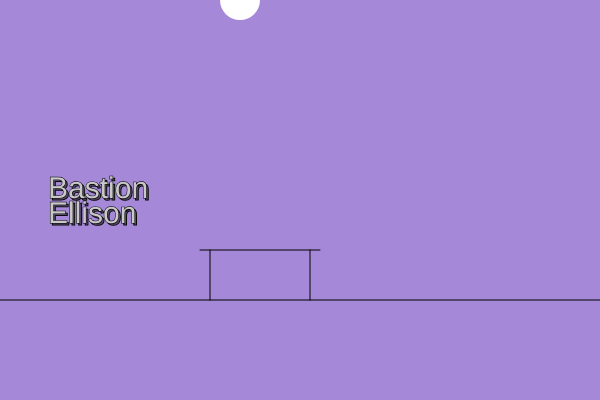
Frame 1 (no input)
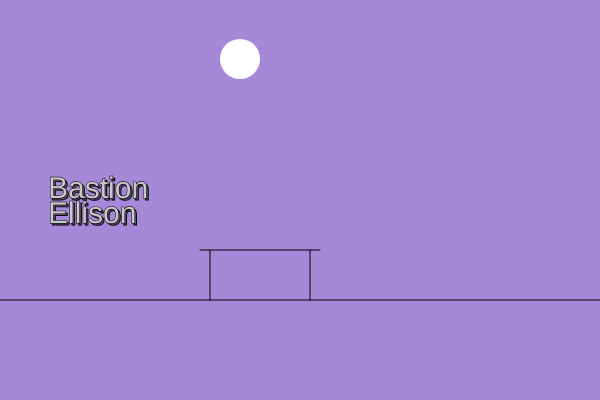
Frame 60 (no input)
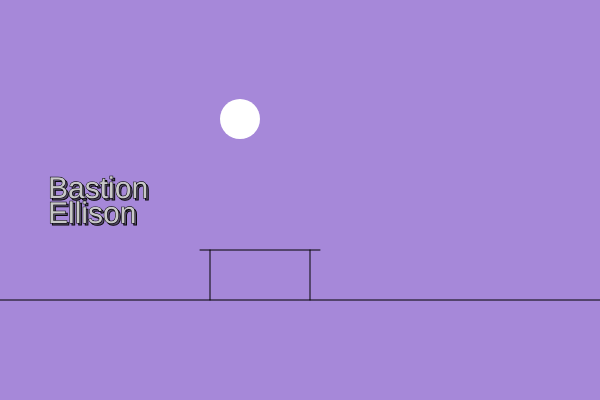
Frame 120 (the mouse pressed at the canvas centre since frame 60)

The p5.js sketch that drew these frames (run headless with seeded random() and noise() and a simulated clock; from frame 60 on, the mouse is pressed at the canvas centre):

// p5.js sketch
// ── sketch.js
//based on https://www.openprocessing.org/sketch/424072 by Abdelrhman Wassim

var y= 0;
var moonRadius = 17;

function setup() {
  createCanvas(600, 400);
}

function draw() {

	background (166,136,217);
  
	//the moon :)
  fill(255);
  noStroke();
  ellipse(240,y,40,40);
  y = y + 1 ;
  fill(166,136,217);
  rect(340,100,60,100);
	
	 //buildings
	stroke(1);
	line(0,300,600,300);
	stroke(2);
	line(210,250,210,300);
	stroke(3);
	line(200,250,320,250);
	stroke(4);
	line(310,300,310,250);
	
	 //name
	textSize(30);
	fill(30,150);
	text("Bastion",50,200); //shadow
	text("Ellison",50,225); //shadow
	fill(200);
	text("Bastion",48,198);
	text("Ellison",48,223);
	
	console.log(mouseX,mouseY);
	
	if (y>248-moonRadius){
		y = y - 1 ;
	}
}
// ── style.css
html{
max-height: 100vh;

}

body {
    width: 90vmin;
    align-content: center;
    margin: auto;
    padding-top: 1%;
	justify-content: center;
}

#header{
	
	 /* Prevent vertical gaps */
	height: 600px;
   line-height: 20px;
  -webkit-column-count: 1;
  -webkit-column-gap:   20px;
  -moz-column-count:    1;
  -moz-column-gap:      20px;
  column-count:         1;
  column-gap:           20px; 
    grid-row-gap:       20px;
}

#photos {
  /* Prevent vertical gaps */

   line-height: 20px;
   
  -webkit-column-count: 2;
  -webkit-column-gap:   20px;
  -moz-column-count:    2;
  -moz-column-gap:      20px;
  column-count:         2;
  column-gap:           20px; 
    grid-row-gap:       20px;
}

#photos img {
  /* Just in case there are inline attributes */
  margin-bottom: 20px;
  width: 100%;
  height: auto;
}

#cinegraph {
	line-height: 20px;
  -webkit-column-count: 1;
  -webkit-column-gap:   20px;
  -moz-column-count:    1;
  -moz-column-gap:      20px;
  column-count:         1;
  column-gap:           20px; 
    grid-row-gap:       20px;
}
